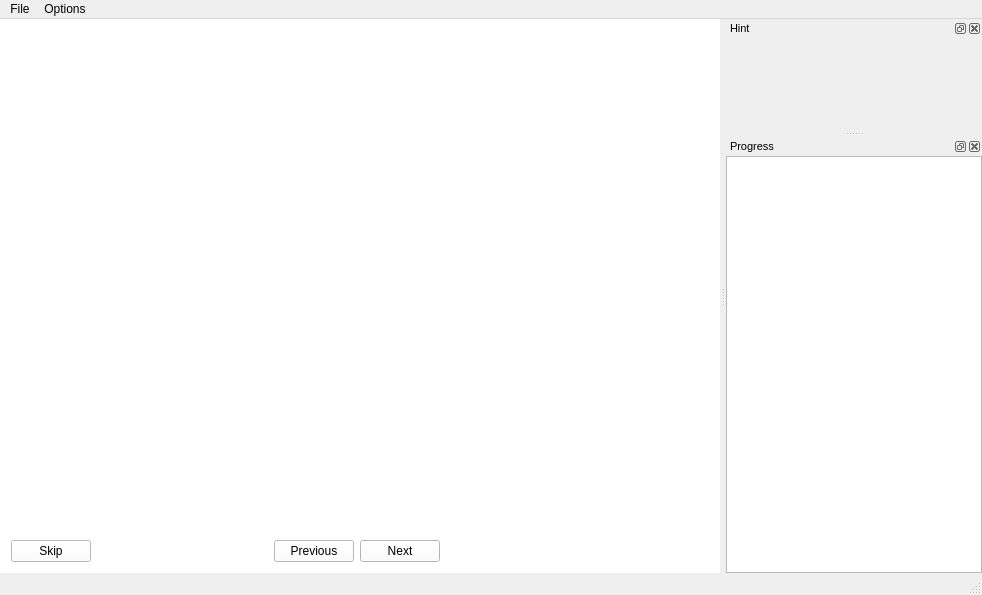
<?xml version="1.0" encoding="UTF-8"?>
<ui version="4.0">
 <class>MainWindow</class>
 <widget class="QMainWindow" name="MainWindow">
  <property name="geometry">
   <rect>
    <x>0</x>
    <y>0</y>
    <width>982</width>
    <height>595</height>
   </rect>
  </property>
  <property name="windowTitle">
   <string>Typing Tutor</string>
  </property>
  <property name="styleSheet">
   <string notr="true">font-size: 12pt;
QPushButton {
	background-color: #ffffff;
	border: 1px solid blue;
	border-radius: 5px;
}</string>
  </property>
  <widget class="QWidget" name="centralWidget">
   <property name="styleSheet">
    <string notr="true">background-color: rgb(255, 255, 255);</string>
   </property>
   <layout class="QVBoxLayout" name="verticalLayout">
    <item>
     <layout class="QVBoxLayout" name="verticalLayout_4">
      <item>
       <widget class="QStackedWidget" name="stackedWidget">
        <property name="currentIndex">
         <number>2</number>
        </property>
        <widget class="QWidget" name="descriptionPage">
         <layout class="QVBoxLayout" name="verticalLayout_5">
          <item>
           <widget class="QLabel" name="headerLabel">
            <property name="text">
             <string>Header</string>
            </property>
            <property name="wordWrap">
             <bool>true</bool>
            </property>
           </widget>
          </item>
          <item>
           <widget class="QLabel" name="descriptionLabel">
            <property name="text">
             <string>Description</string>
            </property>
            <property name="wordWrap">
             <bool>true</bool>
            </property>
           </widget>
          </item>
          <item>
           <spacer name="verticalSpacer">
            <property name="orientation">
             <enum>Qt::Vertical</enum>
            </property>
            <property name="sizeHint" stdset="0">
             <size>
              <width>20</width>
              <height>40</height>
             </size>
            </property>
           </spacer>
          </item>
         </layout>
        </widget>
        <widget class="PromptForm" name="promptPage"/>
        <widget class="QWidget" name="page"/>
       </widget>
      </item>
      <item>
       <layout class="QHBoxLayout" name="horizontalLayout">
        <item>
         <widget class="QPushButton" name="skipButton">
          <property name="text">
           <string>Skip</string>
          </property>
         </widget>
        </item>
        <item>
         <spacer name="horizontalSpacer">
          <property name="orientation">
           <enum>Qt::Horizontal</enum>
          </property>
          <property name="sizeHint" stdset="0">
           <size>
            <width>40</width>
            <height>20</height>
           </size>
          </property>
         </spacer>
        </item>
        <item>
         <widget class="QPushButton" name="previousButton">
          <property name="text">
           <string>Previous</string>
          </property>
          <property name="shortcut">
           <string>PgUp</string>
          </property>
         </widget>
        </item>
        <item>
         <widget class="QPushButton" name="nextButton">
          <property name="text">
           <string>Next</string>
          </property>
          <property name="shortcut">
           <string>PgDown</string>
          </property>
         </widget>
        </item>
        <item>
         <spacer name="horizontalSpacer_2">
          <property name="orientation">
           <enum>Qt::Horizontal</enum>
          </property>
          <property name="sizeHint" stdset="0">
           <size>
            <width>40</width>
            <height>20</height>
           </size>
          </property>
         </spacer>
        </item>
        <item>
         <spacer name="horizontalSpacer_3">
          <property name="orientation">
           <enum>Qt::Horizontal</enum>
          </property>
          <property name="sizeType">
           <enum>QSizePolicy::Fixed</enum>
          </property>
          <property name="sizeHint" stdset="0">
           <size>
            <width>93</width>
            <height>20</height>
           </size>
          </property>
         </spacer>
        </item>
       </layout>
      </item>
     </layout>
    </item>
   </layout>
  </widget>
  <widget class="QMenuBar" name="menuBar">
   <property name="geometry">
    <rect>
     <x>0</x>
     <y>0</y>
     <width>982</width>
     <height>34</height>
    </rect>
   </property>
   <property name="styleSheet">
    <string notr="true"/>
   </property>
   <widget class="QMenu" name="menuFile">
    <property name="styleSheet">
     <string notr="true"/>
    </property>
    <property name="title">
     <string>File</string>
    </property>
    <addaction name="actionOpen_course"/>
   </widget>
   <widget class="QMenu" name="menuOptions">
    <property name="title">
     <string>Options</string>
    </property>
    <addaction name="actionShow_hint"/>
    <addaction name="actionShow_progress"/>
    <addaction name="separator"/>
    <addaction name="actionEdit_course"/>
    <addaction name="actionEdit_keyboard"/>
   </widget>
   <addaction name="menuFile"/>
   <addaction name="menuOptions"/>
  </widget>
  <widget class="QStatusBar" name="statusBar">
   <property name="styleSheet">
    <string notr="true"/>
   </property>
  </widget>
  <widget class="QDockWidget" name="hintDock">
   <property name="styleSheet">
    <string notr="true">font-size: 8pt;</string>
   </property>
   <property name="allowedAreas">
    <set>Qt::BottomDockWidgetArea|Qt::RightDockWidgetArea</set>
   </property>
   <property name="windowTitle">
    <string>Hint</string>
   </property>
   <attribute name="dockWidgetArea">
    <number>2</number>
   </attribute>
   <widget class="QWidget" name="dockWidgetContents">
    <layout class="QVBoxLayout" name="verticalLayout_2">
     <item>
      <widget class="QLabel" name="hintLabel">
       <property name="sizePolicy">
        <sizepolicy hsizetype="Preferred" vsizetype="MinimumExpanding">
         <horstretch>0</horstretch>
         <verstretch>0</verstretch>
        </sizepolicy>
       </property>
       <property name="minimumSize">
        <size>
         <width>100</width>
         <height>0</height>
        </size>
       </property>
       <property name="text">
        <string/>
       </property>
       <property name="alignment">
        <set>Qt::AlignCenter</set>
       </property>
      </widget>
     </item>
    </layout>
   </widget>
  </widget>
  <widget class="QDockWidget" name="progressDock">
   <property name="styleSheet">
    <string notr="true">font-size: 8pt;</string>
   </property>
   <property name="allowedAreas">
    <set>Qt::LeftDockWidgetArea|Qt::RightDockWidgetArea</set>
   </property>
   <property name="windowTitle">
    <string>Progress</string>
   </property>
   <attribute name="dockWidgetArea">
    <number>2</number>
   </attribute>
   <widget class="QWidget" name="dockWidgetContents_2">
    <layout class="QVBoxLayout" name="verticalLayout_3">
     <property name="leftMargin">
      <number>0</number>
     </property>
     <property name="topMargin">
      <number>0</number>
     </property>
     <property name="rightMargin">
      <number>0</number>
     </property>
     <property name="bottomMargin">
      <number>0</number>
     </property>
     <item>
      <widget class="QTreeView" name="treeView">
       <property name="styleSheet">
        <string notr="true">font-size: 8pt;</string>
       </property>
      </widget>
     </item>
    </layout>
   </widget>
  </widget>
  <action name="actionOpen_course">
   <property name="text">
    <string>Open course...</string>
   </property>
   <property name="shortcut">
    <string>Ctrl+O</string>
   </property>
  </action>
  <action name="actionShow_hint">
   <property name="checkable">
    <bool>true</bool>
   </property>
   <property name="checked">
    <bool>true</bool>
   </property>
   <property name="text">
    <string>Show hint</string>
   </property>
  </action>
  <action name="actionShow_progress">
   <property name="checkable">
    <bool>true</bool>
   </property>
   <property name="checked">
    <bool>true</bool>
   </property>
   <property name="text">
    <string>Show progress</string>
   </property>
  </action>
  <action name="actionEdit_course">
   <property name="enabled">
    <bool>false</bool>
   </property>
   <property name="text">
    <string>Edit course...</string>
   </property>
  </action>
  <action name="actionEdit_keyboard">
   <property name="enabled">
    <bool>false</bool>
   </property>
   <property name="text">
    <string>Edit keyboard...</string>
   </property>
  </action>
  <zorder>progressDock</zorder>
 </widget>
 <layoutdefault spacing="6" margin="11"/>
 <customwidgets>
  <customwidget>
   <class>PromptForm</class>
   <extends>QWidget</extends>
   <header>promptform.h</header>
   <container>1</container>
  </customwidget>
 </customwidgets>
 <resources/>
 <connections/>
</ui>
